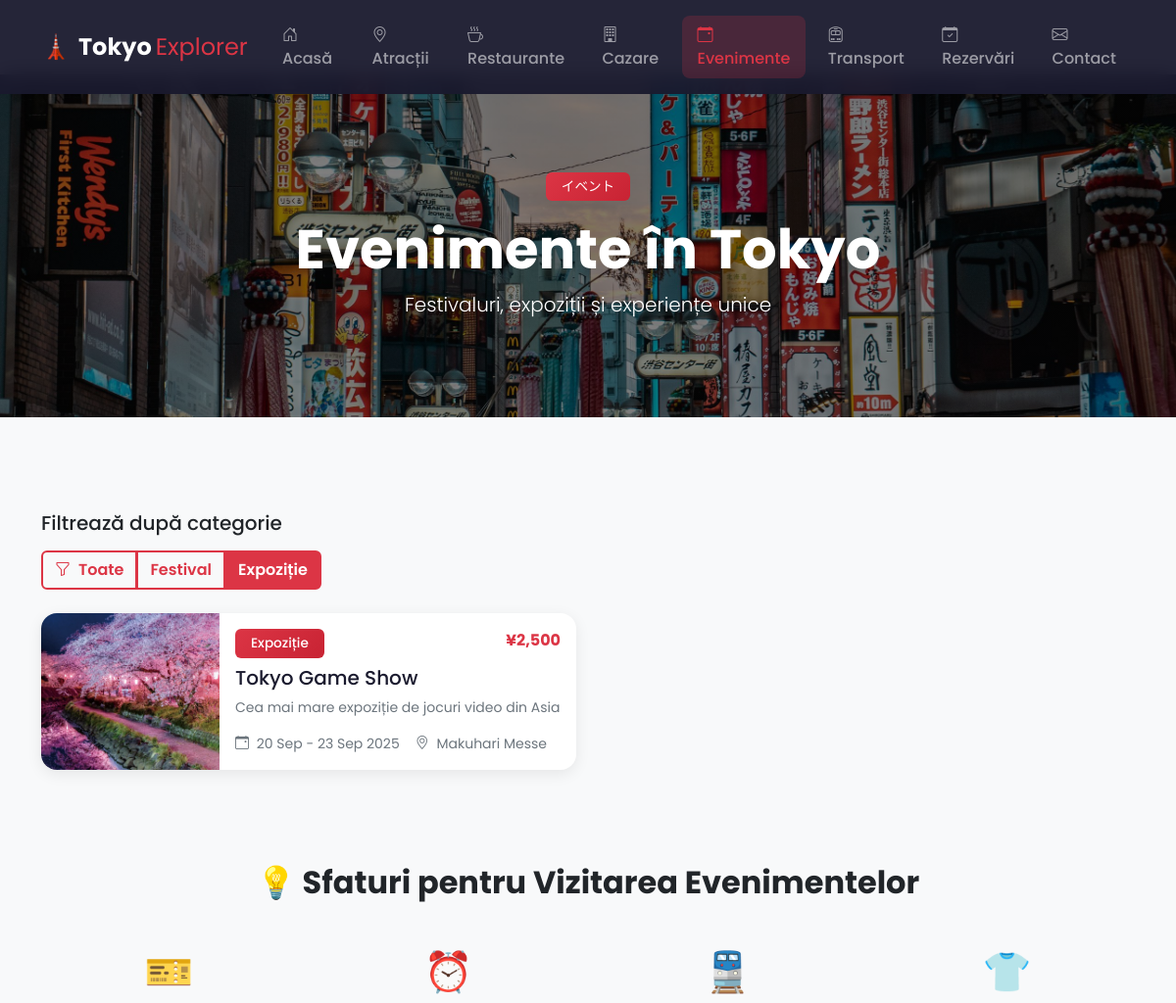
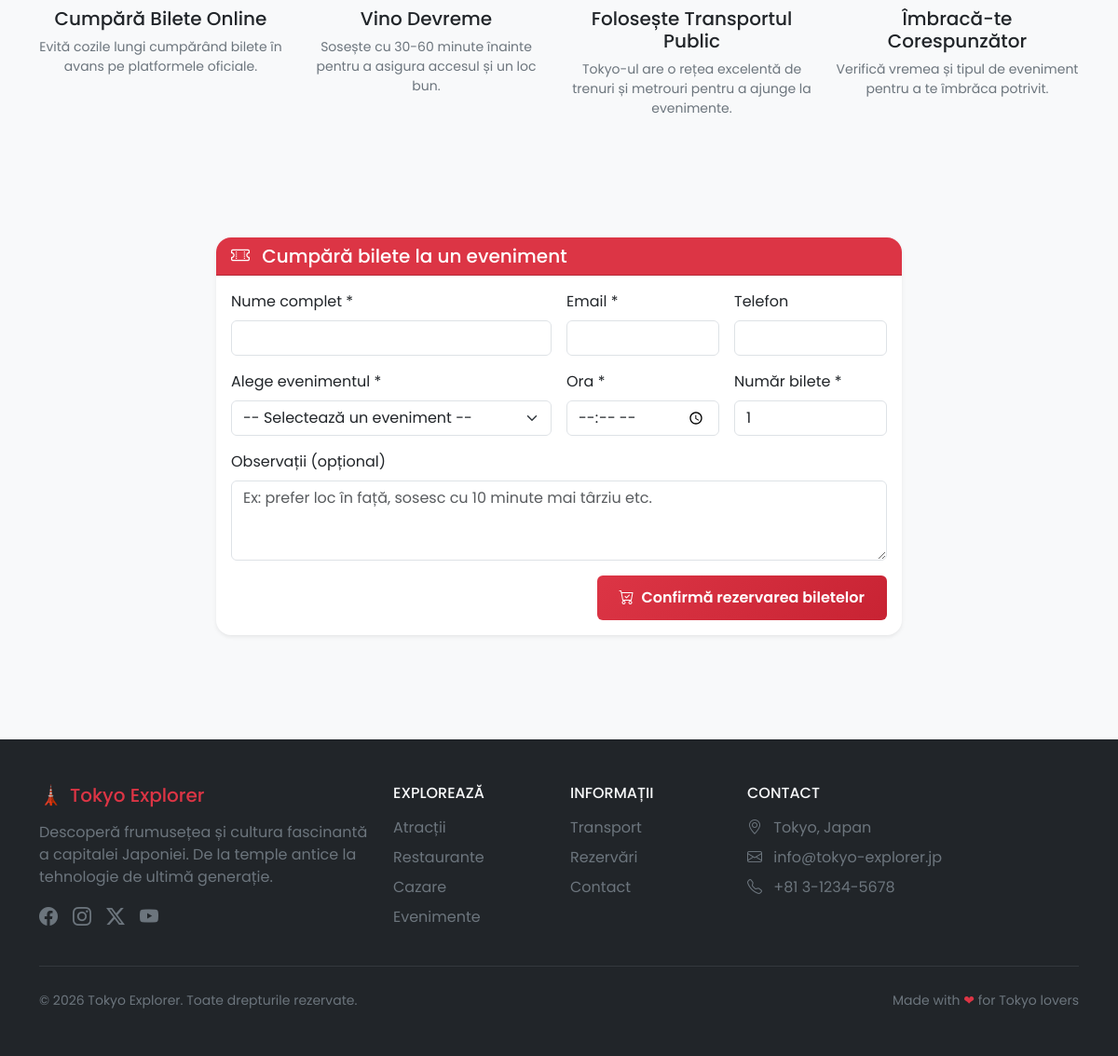
Page /pages/evenimente.php?categorie=Expoziție on the committed database (2 pictures, top to bottom).
### tables this page shows
CREATE TABLE `evenimente` (
  `id` int(11) NOT NULL,
  `titlu` varchar(150) NOT NULL,
  `descriere` text DEFAULT NULL,
  `data_start` date DEFAULT NULL,
  `data_sfarsit` date DEFAULT NULL,
  `locatie` varchar(200) DEFAULT NULL,
  `pret` decimal(10,2) DEFAULT NULL,
  `imagine` varchar(255) DEFAULT NULL,
  `categorie` varchar(50) DEFAULT NULL
);

### pages/evenimente.php (the view, shortened to what this page needs)
<!DOCTYPE html>
<html lang="ro">
<head>
    <link href="https://cdn.jsdelivr.net/npm/bootstrap@5.3.2/dist/css/bootstrap.min.css" rel="stylesheet">
    <link href="https://cdn.jsdelivr.net/npm/bootstrap-icons@1.11.1/font/bootstrap-icons.css" rel="stylesheet">
    <link href="../css/style.css" rel="stylesheet">
</head>
<body>
<?php
require_once '../config.php';
$imagini_folder = '../img evenimente';
$imagini = [];
if (is_dir($imagini_folder)) {
    $imagini = array_diff(scandir($imagini_folder), ['.', '..']);
    $imagini = array_values($imagini);
}
try {
    $stmt = $pdo->query("SELECT * FROM evenimente ORDER BY data_start ASC");
    $evenimente = $stmt->fetchAll();
} catch (PDOException $e) {
    $evenimente = [];
}
$categorii = [];
foreach ($evenimente as $ev) {
    if (!in_array($ev['categorie'], $categorii)) {
        $categorii[] = $ev['categorie'];
    }
}
$categorie_filtru = isset($_GET['categorie']) ? $_GET['categorie'] : '';
$evenimente_filtrate = $categorie_filtru
    ? array_filter($evenimente, function ($e) use ($categorie_filtru) {
        return $e['categorie'] == $categorie_filtru;
    })
    : $evenimente;
$evenimente_filtrate = array_values($evenimente_filtrate);
?>
<nav class="navbar navbar-expand-lg navbar-dark bg-dark fixed-top">
    <div class="container">
        <a class="navbar-brand d-flex align-items-center" href="../index.php">
            <span class="fs-4 fw-bold text-danger me-2">🗼</span>
            <span class="fw-bold">Tokyo</span>
            <span class="text-danger ms-1">Explorer</span>
        </a>
        <div class="collapse navbar-collapse" id="navbarNav">
            <ul class="navbar-nav ms-auto">
                <li class="nav-item"><a class="nav-link" href="../index.php"><i class="bi bi-house-door me-1"></i>Acasă</a></li>
                <li class="nav-item"><a class="nav-link" href="atractii.php"><i class="bi bi-geo-alt me-1"></i>Atracții</a></li>
                <li class="nav-item"><a class="nav-link" href="restaurante.php"><i class="bi bi-cup-hot me-1"></i>Restaurante</a></li>
                <li class="nav-item"><a class="nav-link" href="cazare.php"><i class="bi bi-building me-1"></i>Cazare</a></li>
                <li class="nav-item"><a class="nav-link active" href="evenimente.php"><i class="bi bi-calendar-event me-1"></i>Evenimente</a></li>
                <li class="nav-item"><a class="nav-link" href="transport.php"><i class="bi bi-train-front me-1"></i>Transport</a></li>
                <li class="nav-item"><a class="nav-link" href="rezervari.php"><i class="bi bi-calendar-check me-1"></i>Rezervări</a></li>
                <li class="nav-item"><a class="nav-link" href="contact.php"><i class="bi bi-envelope me-1"></i>Contact</a></li>
            </ul>
        </div>
    </div>
</nav>
<div style="height: 76px;"></div>
<section class="page-header text-white text-center" style="background: linear-gradient(rgba(0, 0, 0, 0.5), rgba(0, 0, 0, 0.5)), url('../img evenimente/tokyo.webp') center/cover no-repeat; min-height: 350px; display: flex; align-items: center;">
    <div class="container">
        <span class="badge bg-danger mb-3">イベント</span>
        <h1 class="display-4 fw-bold">Evenimente în Tokyo</h1>
        <p class="lead">Festivaluri, expoziții și experiențe unice</p>
    </div>
</section>
<section class="py-5">
    <div class="container">
        <div class="mb-4">
            <h5 class="mb-3">Filtrează după categorie</h5>
            <div class="btn-group flex-wrap" role="group">
                <a href="?" class="btn btn-outline-danger <?php echo !$categorie_filtru ? 'active' : ''; ?>">
                    <i class="bi bi-funnel me-2"></i>Toate
                </a>
                <?php foreach ($categorii as $cat): ?>
                    <a href="?categorie=<?php echo urlencode($cat); ?>" class="btn btn-outline-danger <?php echo $categorie_filtru == $cat ? 'active' : ''; ?>">
                        <?php echo htmlspecialchars($cat); ?>
                    </a>
                <?php endforeach; ?>
            </div>
        </div>
        <div class="row g-4">
            <?php if (count($evenimente_filtrate) > 0): ?>
                <?php foreach ($evenimente_filtrate as $index => $eveniment): ?>
                <div class="col-lg-6">
                    <div class="card h-100 card-hover">
                        <div class="row g-0">
                            <div class="col-md-4">
                                <?php
                                $imagine_src = 'https://images.unsplash.com/photo-1492571350019-22de08371fd3?w=300';
                                if ($index < count($imagini)) {
                                    $imagine_src = $imagini_folder . '/' . $imagini[$index];
                                }
                                ?>
                                <img src="<?php echo $imagine_src; ?>"
                                     class="img-fluid rounded-start h-100" style="object-fit: cover;"
                                     alt="<?php echo htmlspecialchars($eveniment['titlu']); ?>">
                            </div>
                            <div class="col-md-8">
                                <div class="card-body">
                                    <div class="d-flex justify-content-between align-items-start mb-2">
                                        <span class="badge bg-danger"><?php echo htmlspecialchars($eveniment['categorie']); ?></span>
                                        <span class="text-danger fw-bold">
                                            <?php echo $eveniment['pret'] == 0 ? 'Gratuit' : '¥' . number_format($eveniment['pret']); ?>
                                        </span>
                                    </div>
                                    <h5 class="card-title"><?php echo htmlspecialchars($eveniment['titlu']); ?></h5>
                                    <p class="card-text text-secondary small">
                                        <?php echo htmlspecialchars($eveniment['descriere']); ?>
                                    </p>
                                    <div class="d-flex gap-3 text-secondary small">
                                        <span>
                                            <i class="bi bi-calendar-event me-1"></i>
                                            <?php
                                                $start = $eveniment['data_start'] ? date('d M', strtotime($eveniment['data_start'])) : '';
                                                $end = $eveniment['data_sfarsit'] ? date('d M Y', strtotime($eveniment['data_sfarsit'])) : '';
                                                echo trim($start . ' - ' . $end, ' -');
                                            ?>
                                        </span>
                                        <span>
                                            <i class="bi bi-geo-alt me-1"></i>
                                            <?php echo htmlspecialchars($eveniment['locatie']); ?>
                                        </span>
                                    </div>
                                </div>
                            </div>
                        </div>
                    </div>
                </div>
                <?php endforeach; ?>
            <?php endif; ?>
        </div>
    </div>
</section>
<section class="py-5 bg-light">
    <div class="container">
        <h2 class="text-center mb-5 fw-bold">💡 Sfaturi pentru Vizitarea Evenimentelor</h2>
        <div class="row g-4">
            <div class="col-md-6 col-lg-3">
                <div class="text-center">
                    <div class="display-6 text-danger mb-3">🎫</div>
                    <h5>Cumpără Bilete Online</h5>
                    <p class="text-secondary small">Evită cozile lungi cumpărând bilete în avans pe platformele oficiale.</p>
                </div>
            </div>
            <div class="col-md-6 col-lg-3">
                <div class="text-center">
                    <div class="display-6 text-danger mb-3">⏰</div>
                    <h5>Vino Devreme</h5>
                    <p class="text-secondary small">Sosește cu 30-60 minute înainte pentru a asigura accesul și un loc bun.</p>
                </div>
            </div>
            <div class="col-md-6 col-lg-3">
                <div class="text-center">
                    <div class="display-6 text-danger mb-3">🚆</div>
                    <h5>Folosește Transportul Public</h5>
                    <p class="text-secondary small">Tokyo-ul are o rețea excelentă de trenuri și metrouri pentru a ajunge la evenimente.</p>
                </div>
            </div>
            <div class="col-md-6 col-lg-3">
                <div class="text-center">
                    <div class="display-6 text-danger mb-3">👕</div>
                    <h5>Îmbracă-te Corespunzător</h5>
                    <p class="text-secondary small">Verifică vremea și tipul de eveniment pentru a te îmbrăca potrivit.</p>
                </div>
            </div>
        </div>
    </div>
</section>
<section class="py-5">
    <div class="container">
        <div class="row justify-content-center">
            <div class="col-lg-8">
                <div class="card my-3 shadow-sm">
                    <div class="card-header bg-danger text-white">
                        <h5 class="mb-0">
                            <i class="bi bi-ticket-perforated me-2"></i>
                            Cumpără bilete la un eveniment
                        </h5>
                    </div>
                    <div class="card-body">
                        <form method="post" action="">
                            <div class="row g-3">
                                <div class="col-md-6">
                                    <label class="form-label">Nume complet *</label>
                                    <input type="text" name="nume" class="form-control" required>
                                </div>
                                <div class="col-md-3">
                                    <label class="form-label">Email *</label>
                                    <input type="email" name="email" class="form-control" required>
                                </div>
                                <div class="col-md-3">
                                    <label class="form-label">Telefon</label>
                                    <input type="text" name="telefon" class="form-control">
                                </div>
                                <div class="col-md-6">
                                    <label class="form-label">Alege evenimentul *</label>
                                    <select name="eveniment_id" class="form-select" required>
                                        <option value="">-- Selectează un eveniment --</option>
                                    </select>
                                </div>
                                <div class="col-md-3">
                                    <label class="form-label">Ora *</label>
                                    <input type="time" name="ora" class="form-control" required>
                                </div>
                                <div class="col-md-3">
                                    <label class="form-label">Număr bilete *</label>
                                    <input type="number" name="numar_bilete" class="form-control" min="1" value="1" required>
                                </div>
                                <div class="col-12">
                                    <label class="form-label">Observații (opțional)</label>
                                    <textarea name="observatii" class="form-control" rows="3" placeholder="Ex: prefer loc în față, sosesc cu 10 minute mai târziu etc."></textarea>
                                </div>
                            </div>
                            <div class="mt-3 text-end">
                                <button type="submit" class="btn btn-danger">
                                    <i class="bi bi-cart-check me-1"></i>
                                    Confirmă rezervarea biletelor
                                </button>
                            </div>
                        </form>
                    </div>
                </div>
            </div>
        </div>
    </div>
</section>
<?php include '../footer.php'; ?>
</body>
</html>

### css/style.css (style rules this page uses)
:root { --tokyo-red: #DC3545; --tokyo-dark: #1a1a2e; --tokyo-light: #f8f9fa; --tokyo-gold: #ffc107; --transition: all 0.3s ease; }
body { font-family: 'Poppins', 'Noto Sans JP', sans-serif; background-color: var(--tokyo-light); }
.navbar { padding: 1rem 0; transition: var(--transition); backdrop-filter: blur(10px); background: rgba(26, 26, 46, 0.95) !important; }
.navbar-brand { font-size: 1.5rem; }
.nav-link { font-weight: 500; padding: 0.5rem 1rem !important; margin: 0 0.2rem; border-radius: 0.5rem; transition: var(--transition); }
.nav-link:hover, .nav-link.active { background: rgba(220, 53, 69, 0.2); color: var(--tokyo-red) !important; }
.card { border: none; border-radius: 1rem; overflow: hidden; transition: var(--transition); box-shadow: 0 4px 15px rgba(0, 0, 0, 0.08); }
.card-title { color: var(--tokyo-dark); }
.btn-danger { background: linear-gradient(135deg, #dc3545 0%, #c82333 100%); border: none; font-weight: 600; padding: 0.75rem 1.5rem; transition: var(--transition); }
.btn-outline-danger { border-width: 2px; font-weight: 600; }
.badge.bg-danger { background: linear-gradient(135deg, #dc3545 0%, #c82333 100%) !important; font-weight: 500; padding: 0.5rem 1rem; font-size: 0.85rem; }
section { overflow: hidden; }
.page-header { background: linear-gradient(135deg, var(--tokyo-dark) 0%, #16213e 100%); padding: 5rem 0 4rem; margin-bottom: 3rem; }
.page-header h1 { font-weight: 900; }

### rows in the picture
evenimente: categorie "Expoziție", pret "2,500", titlu "Tokyo Game Show", descriere "Cea mai mare expoziție de jocuri video din Asia", data_start+data_sfarsit "20 Sep - 23 Sep 2025", locatie "Makuhari Messe"

### other values in the picture
$cat "Festival"
$cat "Expoziție"
